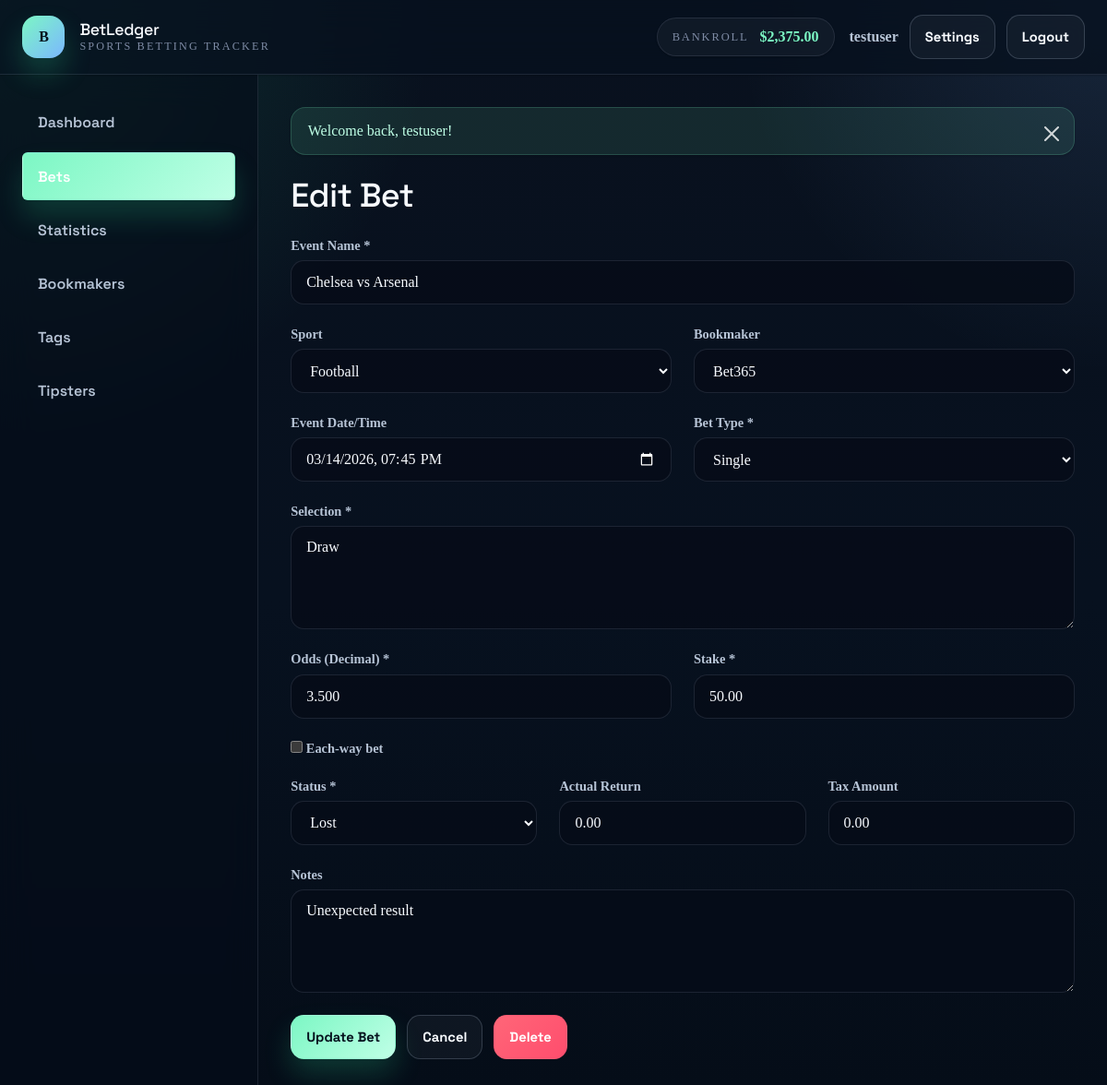
Screenshot of /bets/2/edit (signed in) with the database file from the repository.
### tables this page shows
CREATE TABLE users (
    id INT PRIMARY KEY AUTO_INCREMENT,
    username VARCHAR(50) UNIQUE NOT NULL,
    email VARCHAR(120) UNIQUE NOT NULL,
    password_hash VARCHAR(255) NOT NULL,
    currency VARCHAR(3) DEFAULT 'USD',
    timezone VARCHAR(50) DEFAULT 'UTC',
    odds_format VARCHAR(20) DEFAULT 'decimal',
    date_format VARCHAR(20) DEFAULT 'Y-m-d',
    bankroll_start DECIMAL(12, 2) DEFAULT 0,
    created_at TIMESTAMP DEFAULT CURRENT_TIMESTAMP,
    updated_at TIMESTAMP DEFAULT CURRENT_TIMESTAMP ON UPDATE CURRENT_TIMESTAMP,
    deleted_at TIMESTAMP NULL,
    INDEX idx_email (email),
    INDEX idx_username (username)
);

CREATE TABLE bets (
    id INT PRIMARY KEY AUTO_INCREMENT,
    user_id INT NOT NULL,
    bookmaker_id INT,
    sport_id INT,
    competition_id INT,
    event_name VARCHAR(255) NOT NULL,
    event_date DATETIME,
    bet_type VARCHAR(50) NOT NULL DEFAULT 'single',
    selection VARCHAR(500) NOT NULL,
    odds DECIMAL(8, 3) NOT NULL,
    stake DECIMAL(12, 2) NOT NULL,
    potential_return DECIMAL(12, 2),
    status VARCHAR(50) DEFAULT 'pending',
    actual_return DECIMAL(12, 2),
    tax_amount DECIMAL(12, 2) DEFAULT 0,
    cashout_amount DECIMAL(12, 2),
    each_way BOOLEAN DEFAULT FALSE,
    notes TEXT,
    created_at TIMESTAMP DEFAULT CURRENT_TIMESTAMP,
    settled_at TIMESTAMP NULL,
    updated_at TIMESTAMP DEFAULT CURRENT_TIMESTAMP ON UPDATE CURRENT_TIMESTAMP,
    FOREIGN KEY (user_id) REFERENCES users(id) ON DELETE CASCADE,
    FOREIGN KEY (bookmaker_id) REFERENCES bookmakers(id) ON DELETE SET NULL,
    FOREIGN KEY (sport_id) REFERENCES sports(id) ON DELETE SET NULL,
    FOREIGN KEY (competition_id) REFERENCES competitions(id) ON DELETE SET NULL,
    INDEX idx_user_id (user_id),
    INDEX idx_status (status),
    INDEX idx_created_at (created_at),
    INDEX idx_event_date (event_date),
    INDEX idx_sport_id (sport_id),
    INDEX idx_bookmaker_id (bookmaker_id)
);

CREATE TABLE sports (
    id INT PRIMARY KEY AUTO_INCREMENT,
    name VARCHAR(100) NOT NULL UNIQUE,
    icon_slug VARCHAR(50),
    created_at TIMESTAMP DEFAULT CURRENT_TIMESTAMP,
    INDEX idx_name (name)
);

CREATE TABLE bookmakers (
    id INT PRIMARY KEY AUTO_INCREMENT,
    user_id INT NOT NULL,
    name VARCHAR(100) NOT NULL,
    url VARCHAR(255),
    account_balance DECIMAL(12, 2) DEFAULT 0,
    bonus_balance DECIMAL(12, 2) DEFAULT 0,
    tax_percentage DECIMAL(5, 2) DEFAULT 0,
    notes TEXT,
    is_archived BOOLEAN DEFAULT FALSE,
    created_at TIMESTAMP DEFAULT CURRENT_TIMESTAMP,
    updated_at TIMESTAMP DEFAULT CURRENT_TIMESTAMP ON UPDATE CURRENT_TIMESTAMP,
    FOREIGN KEY (user_id) REFERENCES users(id) ON DELETE CASCADE,
    INDEX idx_user_id (user_id),
    INDEX idx_name (name)
);

### src/views/bets/edit.php (called while the page is built, shortened)
<?php
include __DIR__ . '/../layout.php';
?>

### src/controllers/BetController.php (called while the page is built, shortened)
<?php
class BetController {
    public static function showEdit($betId) {
        $userId = getCurrentUserId();
        $betModel = new Bet();
        $bet = $betModel->getById($betId, $userId);
        $bookmakerModel = new Bookmaker();
        $sportModel = new Sport();
        $bookmakers = $bookmakerModel->getByUser($userId);
        $sports = $sportModel->getAll();
        include __DIR__ . '/../views/bets/edit.php';
    }
}

### config/helpers.php (called while the page is built, shortened)
<?php
function sanitize($input) {
    return htmlspecialchars($input, ENT_QUOTES, 'UTF-8');
}
function formatCurrency($amount, $currency = 'USD', $decimals = 2) {
    $symbols = CURRENCY_SYMBOLS;
    $symbol = isset($symbols[$currency]) ? $symbols[$currency] : '$';
    $formatted = number_format($amount, $decimals, '.', ',');
    return $symbol . $formatted;
}
function isLoggedIn() {
    return isset($_SESSION['user_id']);
}
function getCurrentUserId() {
    return $_SESSION['user_id'] ?? null;
}
function getCurrentUser() {
    $db = Database::getInstance()->getConnection();
    $stmt = $db->prepare('SELECT * FROM users WHERE id = ?');
    $stmt->execute([getCurrentUserId()]);
    return $stmt->fetch();
}
function getFlash($type) {
    if (isset($_SESSION['flash'][$type])) {
        $message = $_SESSION['flash'][$type];
        return $message;
    }
    return null;
}
function hasFlash($type) {
    return isset($_SESSION['flash'][$type]);
}

### config/Database.php (called while the page is built, shortened)
<?php
class Database {
    private static $instance = null;
    private $connection = null;
    private function __construct() {
        try {
            $dsn = 'mysql:host=' . DB_HOST . ';port=' . DB_PORT . ';dbname=' . DB_NAME . ';charset=utf8mb4';
            $this->connection = new PDO(
                $dsn,
                DB_USER,
                DB_PASS,
                [
                    PDO::ATTR_ERRMODE => PDO::ERRMODE_EXCEPTION,
                    PDO::ATTR_DEFAULT_FETCH_MODE => PDO::FETCH_ASSOC,
                    PDO::ATTR_EMULATE_PREPARES => false,
                    PDO::MYSQL_ATTR_INIT_COMMAND => "SET NAMES utf8mb4 COLLATE utf8mb4_unicode_ci"
                ]
            );
        } catch (PDOException $e) {
            die('Database Connection Error: ' . $e->getMessage());
        }
    }
    public static function getInstance() {
        if (self::$instance === null) {
            self::$instance = new Database();
        }
        return self::$instance;
    }
    public function getConnection() {
        return $this->connection;
    }
}

### src/models/User.php (called while the page is built, shortened)
<?php
class User {
    private $db;
    public function __construct() {
        $this->db = Database::getInstance()->getConnection();
    }
    public function getCurrentBankroll($userId) {
        $stmt = $this->db->prepare('
            SELECT SUM(account_balance + bonus_balance) as total_balance
            FROM bookmakers
            WHERE user_id = ? AND is_archived = 0
        ');
        $stmt->execute([$userId]);
        $result = $stmt->fetch();
        return $result['total_balance'] ?? 0;
    }
}

### src/models/Bet.php (called while the page is built, shortened)
<?php
class Bet {
    private $db;
    public function __construct() {
        $this->db = Database::getInstance()->getConnection();
    }
    public function getById($betId, $userId) {
        $stmt = $this->db->prepare('
            SELECT b.*,
                   bm.name as bookmaker_name,
                   s.name as sport_name
            FROM bets b
            LEFT JOIN bookmakers bm ON b.bookmaker_id = bm.id
            LEFT JOIN sports s ON b.sport_id = s.id
            WHERE b.id = ? AND b.user_id = ?
        ');
        $stmt->execute([$betId, $userId]);
        return $stmt->fetch();
    }
}

### src/models/Sport.php (called while the page is built, shortened)
<?php
class Sport {
    private $db;
    public function __construct() {
        $this->db = Database::getInstance()->getConnection();
    }
    public function getAll() {
        $stmt = $this->db->prepare('SELECT * FROM sports ORDER BY name');
        $stmt->execute();
        return $stmt->fetchAll();
    }
}

### src/models/Bookmaker.php (called while the page is built, shortened)
<?php
class Bookmaker {
    private $db;
    public function __construct() {
        $this->db = Database::getInstance()->getConnection();
    }
    public function getByUser($userId, $includeArchived = false) {
        $sql = 'SELECT * FROM bookmakers WHERE user_id = ?';
        $params = [$userId];
        if (!$includeArchived) {
            $sql .= ' AND is_archived = 0';
        }
        $sql .= ' ORDER BY name';
        $stmt = $this->db->prepare($sql);
        $stmt->execute($params);
        return $stmt->fetchAll();
    }
}

### src/views/bets/edit-content.php (the view, shortened to what this page needs)
<div class="bet-form-container">
    <h1>Edit Bet</h1>
    <form method="POST" action="/bets/<?php echo $bet['id']; ?>/edit" class="bet-form">
        <div class="form-row">
            <div class="form-group full">
                <label for="event_name">Event Name *</label>
                <input type="text" id="event_name" name="event_name" value="<?php echo sanitize($bet['event_name']); ?>" required>
            </div>
        </div>
        <div class="form-row">
            <div class="form-group">
                <label for="sport_id">Sport</label>
                <select id="sport_id" name="sport_id">
                    <?php foreach ($sports as $sport): ?>
                    <option value="<?php echo $sport['id']; ?>" <?php echo ($bet['sport_id'] == $sport['id']) ? 'selected' : ''; ?>>
                        <?php echo sanitize($sport['name']); ?>
                    </option>
                    <?php endforeach; ?>
                </select>
            </div>
            <div class="form-group">
                <label for="bookmaker_id">Bookmaker</label>
                <select id="bookmaker_id" name="bookmaker_id">
                    <?php foreach ($bookmakers as $bm): ?>
                    <option value="<?php echo $bm['id']; ?>" <?php echo ($bet['bookmaker_id'] == $bm['id']) ? 'selected' : ''; ?>>
                        <?php echo sanitize($bm['name']); ?>
                    </option>
                    <?php endforeach; ?>
                </select>
            </div>
        </div>
        <div class="form-row">
            <div class="form-group">
                <label for="event_date">Event Date/Time</label>
                <input type="datetime-local" id="event_date" name="event_date" value="<?php echo $bet['event_date'] ? date('Y-m-d\TH:i', strtotime($bet['event_date'])) : ''; ?>">
            </div>
            <div class="form-group">
                <label for="bet_type">Bet Type *</label>
                <select id="bet_type" name="bet_type" required>
                    <option value="single" <?php echo ($bet['bet_type'] === 'single') ? 'selected' : ''; ?>>Single</option>
                </select>
            </div>
        </div>
        <div class="form-row">
            <div class="form-group full">
                <label for="selection">Selection *</label>
                <textarea id="selection" name="selection" required rows="2"><?php echo sanitize($bet['selection']); ?></textarea>
            </div>
        </div>
        <div class="form-row">
            <div class="form-group">
                <label for="odds">Odds (Decimal) *</label>
                <input type="number" id="odds" name="odds" step="0.01" min="1" value="<?php echo number_format($bet['odds'], 3); ?>" required>
            </div>
            <div class="form-group">
                <label for="stake">Stake *</label>
                <input type="number" id="stake" name="stake" step="0.01" min="0" value="<?php echo number_format($bet['stake'], 2); ?>" required>
            </div>
        </div>
        <div class="form-row">
            <div class="form-group">
                <label class="checkbox-label" for="each_way">
                    <input type="checkbox" id="each_way" name="each_way" value="1" <?php echo !empty($bet['each_way']) ? 'checked' : ''; ?>>
                    Each-way bet
                </label>
            </div>
        </div>
        <div class="form-row">
            <div class="form-group">
                <label for="status">Status *</label>
                <select id="status" name="status" required>
                    <option value="lost" <?php echo ($bet['status'] === 'lost') ? 'selected' : ''; ?>>Lost</option>
                </select>
            </div>
            <div class="form-group settlement-field">
                <label for="actual_return">Actual Return</label>
                <input type="number" id="actual_return" name="actual_return" step="0.01" value="<?php echo $bet['actual_return'] ? number_format($bet['actual_return'], 2) : ''; ?>">
            </div>
            <div class="form-group settlement-field">
                <label for="tax_amount">Tax Amount</label>
                <input type="number" id="tax_amount" name="tax_amount" step="0.01" value="<?php echo $bet['tax_amount'] ? number_format($bet['tax_amount'], 2) : 0; ?>">
            </div>
        </div>
        <div class="form-row">
            <div class="form-group full">
                <label for="notes">Notes</label>
                <textarea id="notes" name="notes" rows="3"><?php echo sanitize($bet['notes']); ?></textarea>
            </div>
        </div>
        <div class="form-actions">
            <button type="submit" class="btn btn-primary">Update Bet</button>
            <a href="/bets/<?php echo $bet['id']; ?>" class="btn btn-secondary">Cancel</a>
            <form method="POST" action="/bets/<?php echo $bet['id']; ?>/delete" style="display: inline;">
                <button type="submit" class="btn btn-danger" onclick="return confirm('Delete this bet?')">Delete</button>
            </form>
        </div>
    </form>
</div>

### src/views/layout.php (shortened to what this page needs)
<!DOCTYPE html>
<html lang="en">
<head>
    <link href="https://cdn.jsdelivr.net/npm/bootstrap@5.3.3/dist/css/bootstrap.min.css" rel="stylesheet">
    <link rel="stylesheet" href="/css/style.css">
</head>
<body class="<?php echo isLoggedIn() ? 'app-shell authenticated-shell' : 'app-shell guest-shell'; ?>">
    <?php $currentRoute = $request_uri ?? ''; ?>
    <div class="app-shell-frame">
        <header class="app-header">
            <div class="container-fluid px-4 py-3 header-content">
                <a href="/" class="logo text-decoration-none">
                    <?php if (isLoggedIn()): ?>
                    <span class="brand-mark"><?php echo substr(APP_NAME, 0, 1); ?></span>
                    <?php endif; ?>
                    <span>
                        <h1><?php echo APP_NAME; ?></h1>
                        <span class="tagline">Sports betting tracker</span>
                    </span>
                </a>
                <?php if (isLoggedIn()): ?>
                <div class="header-right">
                    <div class="bankroll-display">
                        <?php
                        $user = new User();
                        $bankroll = $user->getCurrentBankroll(getCurrentUserId());
                        $currency = getCurrentUser()['currency'] ?? 'USD';
                        ?>
                        <span class="label">Bankroll</span>
                        <span class="amount <?php echo $bankroll < 0 ? 'negative' : 'positive'; ?>">
                            <?php echo formatCurrency($bankroll, $currency); ?>
                        </span>
                    </div>
                    <div class="user-menu">
                        <span class="username"><?php echo sanitize(getCurrentUser()['username']); ?></span>
                        <a href="/settings" class="btn btn-outline-light btn-sm">Settings</a>
                        <a href="/logout" class="btn btn-light btn-sm">Logout</a>
                    </div>
                </div>
                <?php endif; ?>
            </div>
        </header>
        <div class="main-layout">
            <?php if (isLoggedIn()): ?>
            <aside class="sidebar">
                <div class="sidebar-inner">
                    <nav class="nav-menu nav nav-pills flex-column">
                        <a href="/" class="nav-item nav-link <?php echo ($currentRoute === '' || $currentRoute === 'dashboard') ? 'active' : ''; ?>">Dashboard</a>
                        <a href="/bets" class="nav-item nav-link <?php echo strpos($currentRoute, 'bets') === 0 ? 'active' : ''; ?>">Bets</a>
                        <a href="/statistics" class="nav-item nav-link <?php echo strpos($currentRoute, 'statistics') === 0 ? 'active' : ''; ?>">Statistics</a>
                        <a href="/bookmakers" class="nav-item nav-link <?php echo strpos($currentRoute, 'bookmakers') === 0 ? 'active' : ''; ?>">Bookmakers</a>
                        <a href="/tags" class="nav-item nav-link <?php echo strpos($currentRoute, 'tags') === 0 ? 'active' : ''; ?>">Tags</a>
                        <a href="/tipsters" class="nav-item nav-link <?php echo strpos($currentRoute, 'tipsters') === 0 ? 'active' : ''; ?>">Tipsters</a>
                    </nav>
                </div>
            </aside>
            <?php endif; ?>
            <main class="main-content">
                <?php if (hasFlash('success')): ?>
                <div class="alert alert-success alert-dismissible fade show" role="alert">
                    <?php echo getFlash('success'); ?>
                    <button type="button" class="btn-close" data-bs-dismiss="alert" aria-label="Close"></button>
                </div>
                <?php endif; ?>
                <?php include $content_view; ?>
            </main>
        </div>
    </div>
</body>
</html>

### rows the page displays
users: username "testuser"
bets: event_name "Chelsea vs Arsenal", sport_id "Football", bookmaker_id "Bet365", event_date "03/14/2026 19:45", bet_type "Single", selection "Draw", odds "3.500", stake "50.00", status "Lost", actual_return "0.00", tax_amount "0.00", notes "Unexpected result"

### other values shown
substr(APP_NAME, 0, 1) "B"
APP_NAME "BetLedger"
formatCurrency($bankroll, $currency) "$2,375.00"
getFlash('success') "Welcome back, testuser!"
